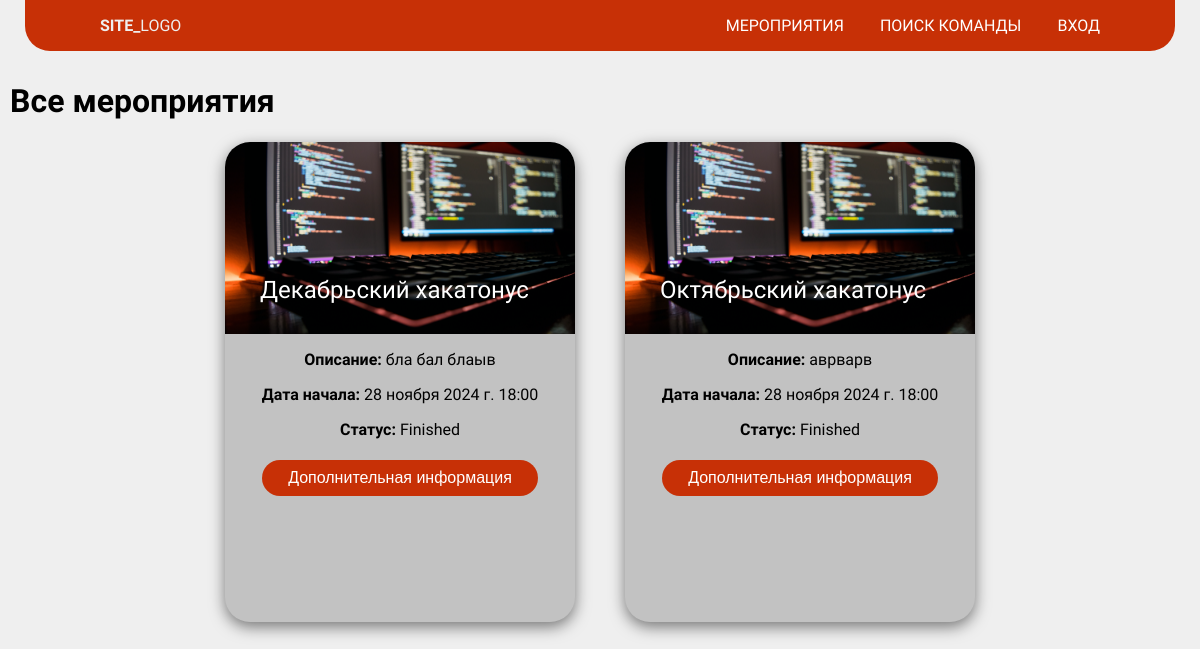
The page /event/posts/ on the database as committed earlier.
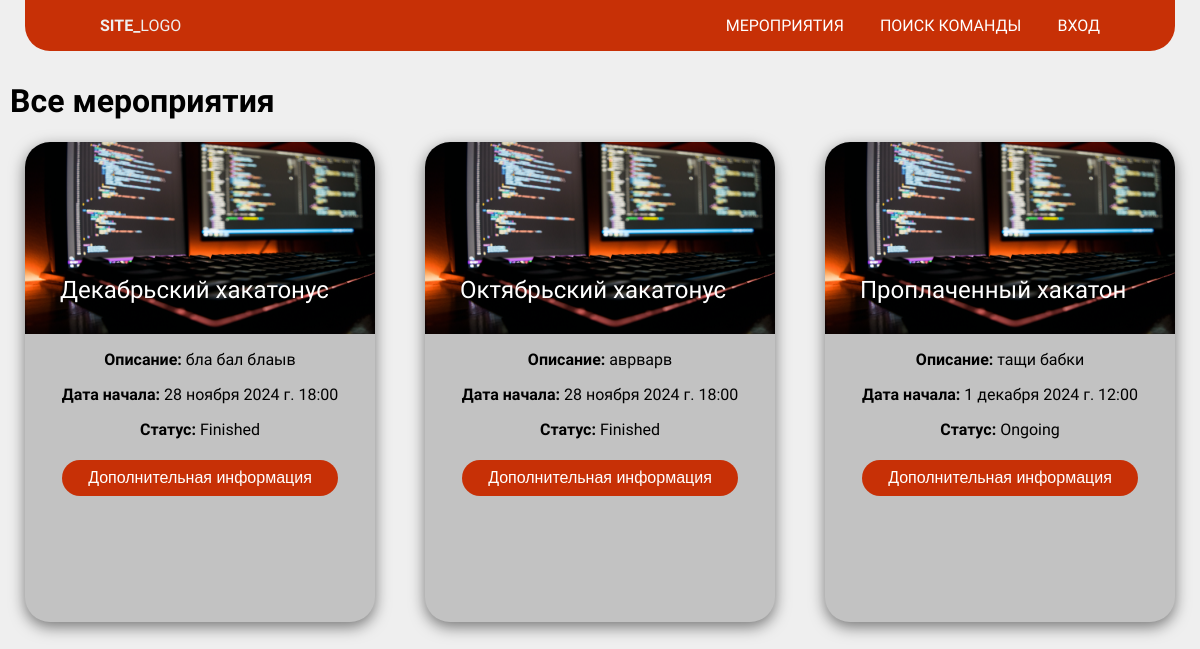
The same page on the database as committed later.
### event/models.py (models this page shows, shortened)
class Competition(models.Model):
    title = models.CharField(max_length=200)
    description = models.TextField(null=True, blank=True)
    start_time = models.DateTimeField()
    end_time = models.DateTimeField()
    registration_deadline = models.DateTimeField(null=True)
    location = models.CharField(max_length=200) # Можно подробнее, но не сейчас
    sport_name = models.ForeignKey(SportClass, on_delete=models.CASCADE)
    time_created = models.DateTimeField(auto_now_add=True)
    time_updated = models.DateTimeField(auto_now=True)
    class Meta:
        ordering = ['start_time']
    @property
    def event_status(self):
        status = None
        present = datetime.now().timestamp()
        deadline = self.registration_deadline.timestamp()
        past_deadline = (present > deadline)
        if past_deadline:
            status = 'Finished'
        else:
            status = 'Ongoing'
        return status

### event/views.py (the view, shortened to what this page needs)
# urls.py: path('posts/', CompetitionPosts.as_view(), name='posts'),
class CompetitionPosts(ListView):
    model = Competition
    template_name = "event/posts.html"
    context_object_name = "competitions"
    def get_queryset(self):
        set = Competition.objects.all()
        current_user = self.request.user
        return set

### event/templates/event/posts.html (shortened to what this page needs)
{% extends "base.html" %}
{% load static %}
{% block header %}
    {% include "event/includes/header.html" %}
{% endblock %}
{% block content %}
    <h1>Все мероприятия</h1>
    <div class="events">
        {% for competition in competitions %}
            <div class="competition">
                <div class="card_top">
                    <img src="{% static "tour_bkg.png" %}" alt="">
                    <div class="card_name">{{ competition.title }}</div>
                </div>
                <div class="card_bottom">
                    <p><strong>Описание:</strong> {{ competition.description }}</p>
                    <p><strong>Дата начала:</strong> {{ competition.start_time }}</p>
                    <p><strong>Статус:</strong> {{ competition.event_status }}</p>
                    <button><a href="{% url 'competition_detail' competition.id %}">Дополнительная информация</a></button>
                </div>
            </div>
        {% empty %}
            <p>Нет доступных соревнований.</p>
        {% endfor %}
    </div>
{% endblock %}

### templates/base.html (shortened to what this page needs)
{% load static %}
<!DOCTYPE html>
<html lang="en">
<head>
    <link type="text/css" href="{% static "css/base.css" %}" rel="stylesheet">
</head>
<body>
<div class="main">
    <div class="header">
        {% block header %}
        {% endblock header %}
    </div>
    <div class="content">
        {% block content %}
        {% endblock content %}
    </div>
</div>
</body>
</html>

### event/templates/event/includes/header.html (shortened to what this page needs)
{% load static %}
<header>
    <div class="wrapper">
        <h1 class="logo">Site_<span>Logo</span></h1>
        <nav class="main-nav">
            <ul>
                <li><a href="{% url 'posts' %}">Мероприятия</a></li>
                <li><a href="{% url 'team_search' %}">Поиск команды</a></li>
                {% if user.is_authenticated %}
                    {% if user.is_superuser %}
                        <li><a href="/admin/" class="btn btn-primary">Перейти в модерацию</a></li>
                    {% endif %}
                    <li><a href="{% url 'my_teams' %}"><i class="fa fa-envelope nav-icon"></i>Мои команды</a></li>
                    <li><a href="{% url 'account:profile' %}">{{ user.username }}</a></li>
                    <form method="post" action="{% url 'account:logout' %}">
                        {% csrf_token %}
                        <button type="submit">Выйти</button>
                    </form>
                {% else %}
                    <li><a href="{% url 'account:login' %}">Вход</a></li>
                {% endif %}
            </ul>
        </nav>
    </div>
</header>

### static/css/base.css (style rules this page uses)
:root { --main-color: #C73006; --second-color: #efefef; --breadcrumbs-fg: #464655; }
body { margin: 0; padding: 0; background: var(--second-color); font-family: 'QuickSand', sans-serif; }
.wrapper { width: 95%; max-width: 1000px; margin: 0 auto; }
header { background: var(--main-color); color: var(--second-color); position: relative; padding: 1em 0; margin: 0px 25px 0px 25px; border-radius: 0px 0px 25px 25px; }
header::after { content: ""; clear: both; display: block; }
.logo { float: left; font-size: 1rem; margin: 0; text-transform: uppercase; font-weight: 700; }
.logo span { font-weight: 400; }
.main-nav { position: absolute; top: 100%; right: 0; left: 0; background: var(--breadcrumbs-fg); height: 0; overflow: hidden; }
.main-nav ul { margin: 0; padding: 0; list-style: none; }
.main-nav li { border-bottom: 1px solid #575766; }
.main-nav li:last-child { border-bottom: none; }
.main-nav a { color: white; display: block; padding: 1em 1em; text-decoration: none; text-transform: uppercase; }
@media only screen and (min-width: 800px) { .main-nav { height: auto; position: relative; background: transparent; float: right; } }
@media only screen and (min-width: 800px) { .main-nav li { display: inline-block; border: none; } }
@media only screen and (min-width: 800px) { .main-nav a { padding: 0; margin-left: 2em; } }
button { background-color: var(--main-color) !important; margin: 5px; border: none; color: white; padding: 9px 26px; text-align: center; text-decoration: none; display: inline-block; font-size: 16px; border-radius: 20px; }
a { color: white; text-decoration: none; }
div.content { padding: 10px; }
.events { display: flex; gap: 50px; justify-content: center; align-items: center; flex-wrap: wrap; }
.competition { height: 30rem; background-color: #C2C2C2; border-radius: 25px; box-shadow: 0px 5px 15px rgba(0, 0, 0, 0.50); width: min-content; }
.card_top { position: relative; background-color: #E1E1E1; width: 100%; height: 40%; border-radius: 25px 25px 0px 0px; min-height: 160px; }
.card_top img { height: 100%; width: 350px; border-radius: 25px 25px 0px 0px; }
.card_name { color: white; position: absolute; top: 70%; font-size: 24px; left: 10%; }
.card_bottom { text-align: center; margin: 10px; height: 60%; }

Rows that differ between the two databases and show on the page:
added Competition: title "Проплаченный хакатон", description "тащи бабки", start_time "1 декабря 2024 г. 12:00", event_status "Ongoing"
